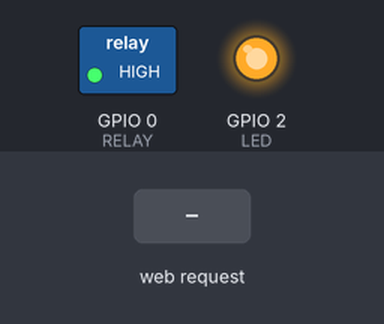
A sketch run on a simulated ESP8266 (NodeMCU). Parts: switched loads named in the sketch (green lamp = pin HIGH), output pins drawn as LEDs (lit = HIGH). Inputs (shaded band) come from the test bench. WiFi joins after 1.5 s; servers stay silent unless stated; what the sketch prints to the serial monitor is not drawn.

Above: at 2.7 s.
2.8 s: HTTP request GET /RELAY=ON received
At 3.2 s:
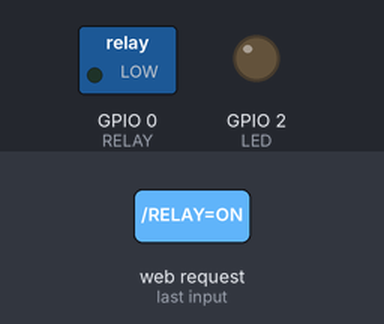
4.3 s: HTTP request GET /RELAY=OFF received
At 5.5 s:
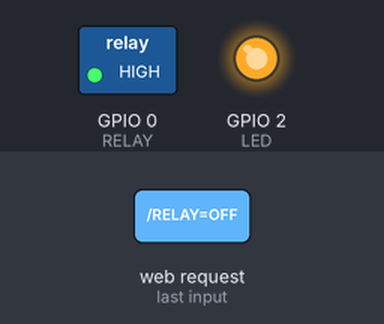
5.8 s: HTTP request GET /DOOR_OPEN received
At 6.2 s:
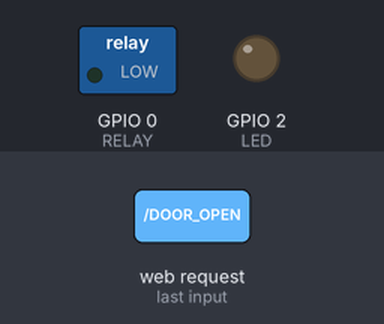
Timing chart, 0 to 8.8 s (numbered marks = the images above; inputs shaded):
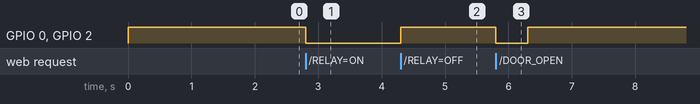

Measured:
- after the input at 2.8 s, GPIO 0 (RELAY), GPIO 2 (LED): HIGH → LOW at once
- after the input at 4.3 s, GPIO 0 (RELAY), GPIO 2 (LED): LOW → HIGH at once
- after the input at 5.8 s, GPIO 0 (RELAY), GPIO 2 (LED): HIGH → LOW at once, → HIGH 0.50 s later

The sketch:

ESPWifiRelay.ino
```cpp
#include <ESP8266WiFi.h>

const char* ssid = "";            // fill in here your router or wifi SSID
const char* password = "";  // fill in here your router or wifi password

#define RELAY 0                       // relay connected to  GPIO0
#define LED 2

WiFiServer server(80);

void setup() {
  Serial.begin(115200);  // must be same baudrate with the Serial Monitor

  // refer to : https://arduinoinfo.mywikis.net/wiki/ArduinoPower#More_Complex_Systems:
  digitalWrite(RELAY, HIGH); // Default: High means OFF
  pinMode(RELAY, OUTPUT);
  int relay_status = digitalRead(RELAY);
  Serial.println(relay_status);
  digitalWrite(RELAY, HIGH); // Default: High means OFF

  pinMode(LED, OUTPUT);
  digitalWrite(LED, HIGH);

  // Connect to WiFi network
  Serial.println();
  Serial.println();
  Serial.print("Connecting to ");
  Serial.println(ssid);

  WiFi.begin(ssid, password);

  while (WiFi.status() != WL_CONNECTED) {
    delay(500);
    Serial.print(".");
  }
  Serial.println("");
  Serial.println("WiFi connected");

  // Start the server
  server.begin();
  Serial.println("Server started");

  // Print the IP address
  Serial.print("Use this URL to connect: ");
  //Serial.print("https://192.168.0.178/");
  Serial.print("http://");
  Serial.print(WiFi.localIP());
  Serial.println("/");
}

void loop() {
  // Check if a client has connected
  WiFiClient client = server.available();
  if (!client) {
    return;
  }

  // Wait until the client sends some data
  Serial.println("new client");
  while (!client.available()) {
    delay(1);
  }

  // Read the first line of the request
  String request = client.readStringUntil('\r');
  Serial.println(request);
  client.flush();

  // Match the request
  int value = digitalRead(RELAY);

  if (request.indexOf("/RELAY=ON") != -1) {
    Serial.println("RELAY=ON");
    digitalWrite(RELAY, LOW);
    digitalWrite(LED, LOW);
    value = LOW;
  }
  else if (request.indexOf("/RELAY=OFF") != -1) {
    Serial.println("RELAY=OFF");
    digitalWrite(RELAY, HIGH);
    digitalWrite(LED, HIGH);
    value = HIGH;
  }
  else if (request.indexOf("/DOOR_OPEN") != -1) {
    Serial.println("Start DOOR_OPEN");
    digitalWrite(RELAY, LOW);
    digitalWrite(LED, LOW);
    value = LOW;

    delay(500);
    Serial.println("Stop DOOR_OPEN");
    digitalWrite(RELAY, HIGH);
    digitalWrite(LED, HIGH);
    value = 200;
  }

  // Return the response
  client.println("HTTP/1.1 200 OK");
  client.println("Content-Type: text/html");
  client.println("");  //  this is a must
  client.println("<!DOCTYPE HTML>");
  client.println("<html>");
  client.println("<head><title>ESP8266 RELAY Control</title></head>");
  client.print("Relay is now: ");

  if (value == HIGH) {
    // HIGH
    client.print("CLOSE");
  } else if (value == LOW) {
    // LOW
    client.print("OPEN");
  } else if (value == 200) {
    // Just trigger open door!
    client.print("DOOR IS OPEN!");
  }
  client.println("<br><br>");
  //client.println("Turn <a href=\"/RELAY=OFF\">OFF</a> RELAY<br>");
  //client.println("Turn <a href=\"/RELAY=ON\">ON</a> RELAY<br>");
  client.println("Turn <a href=\"/DOOR_OPEN\">DOOR_OPEN</a> RELAY<br>");
  client.println("</html>");

  delay(1);
  Serial.println("Client disonnected");
  Serial.println("");
}
```
